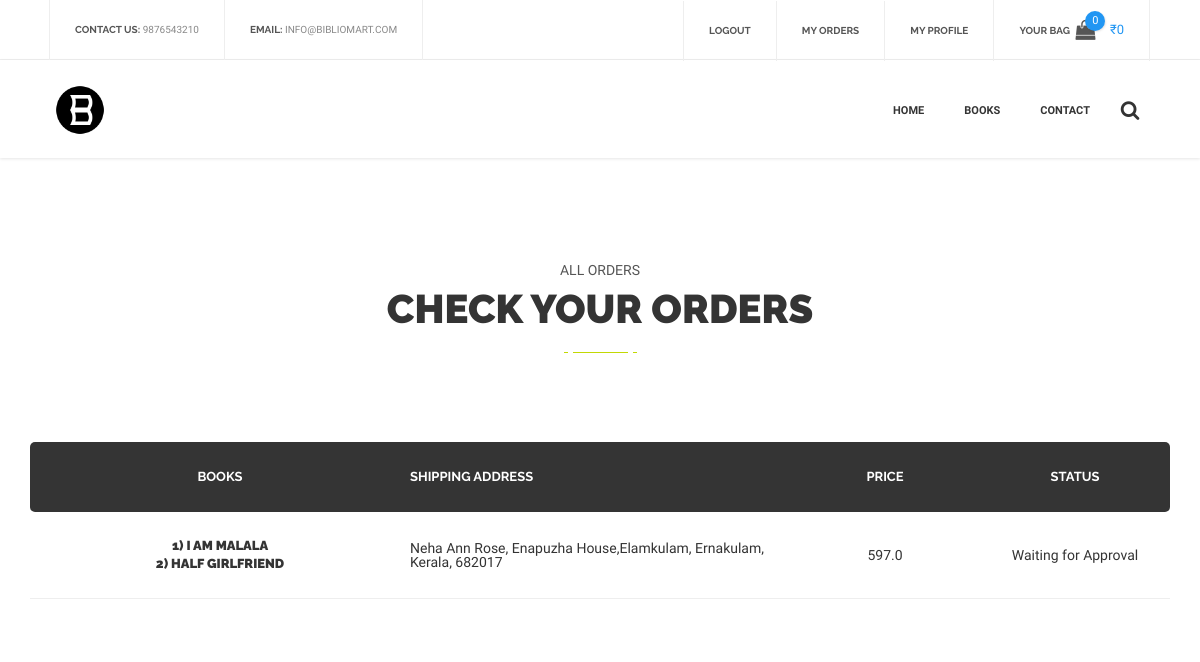
Screenshot of /orders (signed in) with the database file from the repository.
### models.py (models this page shows, shortened)
class Book(db.Model):
    __tablename__ = "book"
    id = db.Column(db.String, primary_key=True)
    title = db.Column(db.String, nullable=False)
    author = db.Column(db.String, nullable=False)
    price = db.Column(db.Float, nullable=False)
    description = db.Column(db.Text, nullable=False)
    date_added = db.Column(db.DateTime)
    category_id = db.Column(db.String, db.ForeignKey('category.id'))
    category = db.relationship('Category',backref=db.backref('book', lazy='dynamic'))
    images = db.relationship('Image', backref='book', lazy='dynamic')
    carts = db.relationship("Cart", secondary="cart_book", viewonly=True)
    orders = db.relationship("Order", secondary="order_book", viewonly=True)

class Order(db.Model):
    __tablename__ = 'order'
    id = db.Column(db.String,  primary_key=True, unique=True)
    user_id = db.Column(db.String,db.ForeignKey('user.id'))
    total_price = db.Column(db.Float, default=0)
    book_count = db.Column(db.Integer, default=0)
    shipping_name = db.Column(db.String)
    shipping_address = db.Column(db.String)
    shipping_city = db.Column(db.String)
    shipping_state = db.Column(db.String)
    shipping_pincode = db.Column(db.String)
    shipping_landmark = db.Column(db.String)
    shipping_phone = db.Column(db.String)
    is_approved = db.Column(db.Boolean, default = False)
    is_cancelled = db.Column(db.Boolean, default = False)
    books = db.relationship("Book", secondary="order_book", viewonly=True)
    user = db.relationship('User',backref=db.backref('order', lazy='dynamic'))

### app.py (the view)
@app.route('/orders')
def orders():
    if not current_user.is_authenticated:
        return redirect(url_for('login'))
    cart = g.user.cart.first()
    if not cart:
        cart = Cart(g.user.id)
    orders = g.user.order.all()
    categories = Category.query.all()
    return render_template("orders.html",page="orders", orders=orders, cart=cart, categories=categories)

### app.py (called while the page is built)
@login_manager.user_loader
def load_user(id):
    return User.query.get(id)

@app.before_request
def before_request():
    g.user = current_user

### templates/orders.html (shortened to what this page needs)
<!DOCTYPE html>
<html lang="en">
<head>
    <link href="{{ url_for('static', filename='css/bootstrap.min.css')}}" rel="stylesheet">
    <link href="{{ url_for('static', filename='css/bootstrap.extension.css')}}" rel="stylesheet">
    <link href="{{ url_for('static', filename='css/style.css')}}" rel="stylesheet">
    <link href="{{ url_for('static', filename='css/swiper.css')}}" rel="stylesheet">
    <link href="{{ url_for('static', filename='css/sumoselect.css')}}" rel="stylesheet">
    <link href="{{ url_for('static', filename='css/font-awesome.min.css')}}" rel="stylesheet">
</head>
<body>
    <div id="content-block">
        {% include 'header.html' %}
        <div class="container">
            <div class="empty-space col-xs-b15 col-sm-b50 col-md-b100"></div>
            <div class="text-center">
                <div class="simple-article size-3 grey uppercase col-xs-b5">All Orders</div>
                <div class="h2">check your Orders</div>
                <div class="title-underline center"><span></span></div>
            </div>
        </div>
        <div class="empty-space col-xs-b35 col-md-b70"></div>
        <div class="container">
            <table class="cart-table">
                <thead>
                    <tr>
                        <th class="col-md-4">Books</th>
                        <th class="col-md-4">Shipping Address</th>
                        <th class="col-md-2">Price</th>
                        <th class="col-md-2">Status</th>
                    </tr>
                </thead>
                <tbody>
                    {% for order in orders %}
                    <tr>
                        <td data-title=" ">
                            {% for bk in order.order_books %}
                            <h6 class="h6">
                                <a href="/book/{{bk.book.id}}">
                                    {{loop.index|string +') ' + bk.book.title}}
                                </a>
                            </h6>
                            {% endfor %}
                        </td>
                        <td data-title=" ">
                            {{
                                order.shipping_name + ', '
                                + order.shipping_address + ', '
                                + order.shipping_city + ', '
                                + order.shipping_state + ', '
                                + order.shipping_pincode
                            }}
                        </td>
                        <td data-title="₹">
                            {{order.total_price}}
                        </td>
                        <td data-title="">
                            {{'Cancelled' if order.is_cancelled
                                else ('Approved' if order.is_approved
                                else 'Waiting for Approval') }}
                        </td>
                    </tr>
                    {% endfor %}
                </tbody>
            </table>
            <div class="empty-space col-xs-b35"></div>
        </div>
    </div>
</body>
</html>

### rows the page displays
Order: shipping_name+shipping_address+shipping_city "Neha Ann Rose, Enapuzha House,Elamkulam, Ernakulam, Kerala, 682017", total_price "597.0", is_cancelled+is_approved "Waiting for Approval"

### other values shown
{{ cart.book_count if cart.book_count else 0 }} "0"
{{ cart.total_price if cart.total_price else 0 }} "0"
